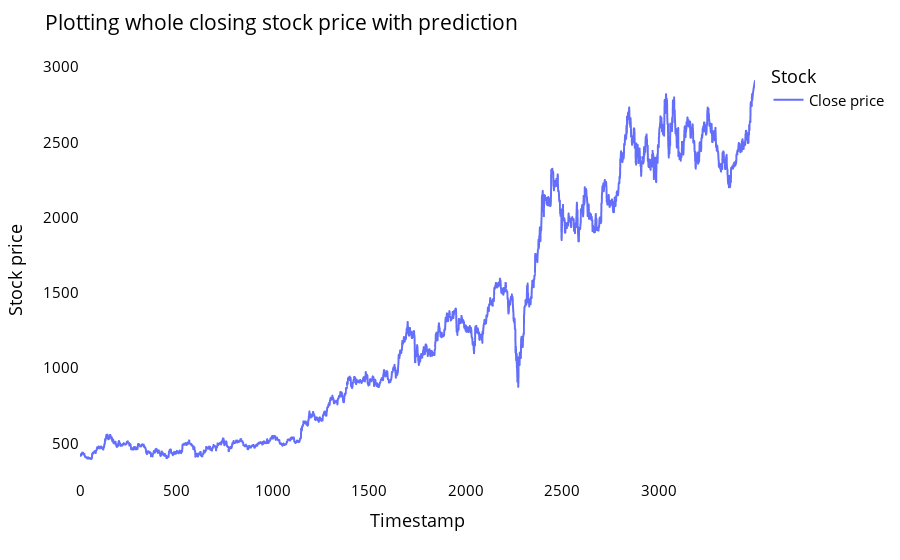

Notebook code cell kept with this figure:
### Code cell
lstmdf=df1.tolist()
lstmdf.extend((np.array(lst_output).reshape(-1,1)).tolist())
lstmdf=scaler.inverse_transform(lstmdf).reshape(1,-1).tolist()[0]

names = cycle(['Close price'])

fig = px.line(lstmdf,labels={'value': 'Stock price','index': 'Timestamp'})
fig.update_layout(title_text='Plotting whole closing stock price with prediction',
                  plot_bgcolor='white', font_size=15, font_color='black',legend_title_text='Stock')

fig.for_each_trace(lambda t:  t.update(name = next(names)))

fig.update_xaxes(showgrid=False)
fig.update_yaxes(showgrid=False)
fig.show()

### Figure 1 — Plotly figure (JSON) as saved in the notebook; plotly's stock layout.template omitted (floating-point values rounded to 4 significant figures; data arrays with more than 128 entries replaced by an {"elided": "..."} marker saying what was removed)
{"data": [{"hovertemplate": "variable=0<br>Timestamp=%{x}<br>Stock price=%{y}<extra></extra>", "legendgroup": "0", "line": {"color": "#636efa", "dash": "solid"}, "marker": {"symbol": "circle"}, "mode": "lines", "name": "Close price", "showlegend": true, "type": "scattergl", "x": {"elided": "3499 int values"}, "xaxis": "x", "y": {"elided": "3499 float values"}, "yaxis": "y"}], "layout": {"font": {"color": "black", "size": 15}, "legend": {"title": {"text": "Stock"}, "tracegroupgap": 0}, "margin": {"t": 60}, "plot_bgcolor": "white", "title": {"text": "Plotting whole closing stock price with prediction"}, "xaxis": {"anchor": "y", "domain": [0, 1], "showgrid": false, "title": {"text": "Timestamp"}}, "yaxis": {"anchor": "x", "domain": [0, 1], "showgrid": false, "title": {"text": "Stock price"}}}}
